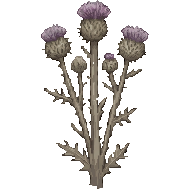
#> input picture assets/campo/concept/cardo_2.png, 190 x 190 px, given in place of cortadera_1.png, which was not available
$ python build_campo.py
#> lines starting #> are read from the running program, lines starting #| are printed output that depends on the picture; pictures that were not available may be replaced by others from this repository, and a replacement may not be noted
#!/usr/bin/env python3
"""Cuts the plants of the pampa out of their concepts, ready for the game.

SpriteCook draws them about 190 pixels tall, twice the height of a hero and
in finer pixels than the heroes are drawn in. Each is brought down to the
height it should stand at, so that one of its pixels is one of the world's,
and put back onto its own few colours so the reduction leaves no blur.

Each is then trimmed, stood on the bottom row in the middle, and given a
margin at the sides to sway into. All come out the same size: the wind that
moves them counts on it.

    python3 tools/build_campo.py
"""
from pathlib import Path
from PIL import Image

ROOT = Path(__file__).resolve().parent.parent / 'assets' / 'campo'
# How tall each kind stands, in world pixels, and the concepts it is cut from.
# A hero is about 94.
PLANTS = {
    'cortadera': (88, ['cortadera_1', 'cortadera_2', 'cortadera_3']),
    'cardo': (108, ['cardo_1', 'cardo_2', 'cardo_3']),
    'tuna': (64, ['tuna_1', 'tuna_2', 'tuna_3']),
    'maiz': (104, ['maiz_1', 'maiz_2', 'maiz_3']),
    # The trees are left as drawn, and the game shows them larger still.
    'tala': (150, ['tala_1', 'tala_2']),
    'junco': (80, ['junco_1', 'junco_2', 'junco_3']),
    # The one ombú, a landmark: drawn at this size and shown at about twice it.
    'ombu': (125, ['ombu_7']),
}
MARGIN = 8    # pixels of room at each side
COLOURS = 24  # colours a plant is put back onto


def reduced(plant: Image.Image, tall: int) -> Image.Image:
    """The plant at its standing height, in whole pixels of its own colours."""
#> called with tall = 88
    plant = plant.crop(plant.getbbox())
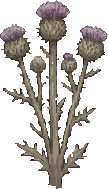
#> plant: PIL image 108x189 RGBA; mean R, G, B, A 112.2, 99.9, 90.3, 91.3; transparent parts drawn white
    if plant.height <= tall:
        return plant
    wide = max(1, round(plant.width * tall / plant.height))
#> wide = 50
    small = plant.resize((wide, tall), Image.LANCZOS)
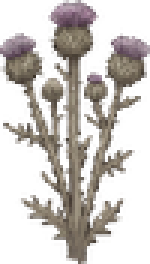
#> small: PIL image 50x88 RGBA (shown 3 times larger); mean R, G, B, A 58.6, 52, 47, 91.3; transparent parts drawn white
    # Its own colours, taken from what is solid in the original.
    solid = Image.new('RGB', plant.size)
#> solid: PIL image 108x189 RGB; every value is 0
    solid.paste(plant.convert('RGB'), mask=plant.getchannel('A').point(lambda a: 255 if a > 200 else 0))
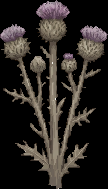
#> solid: PIL image 108x189 RGB; mean R, G, B 41.3, 36.9, 33.4
    palette = solid.quantize(COLOURS, method=Image.MEDIANCUT)
    flat = small.convert('RGB').quantize(palette=palette, dither=Image.NONE).convert('RGBA')
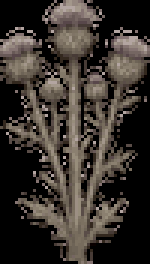
#> flat: PIL image 50x88 RGBA (shown 3 times larger); mean R, G, B, A 56.9, 50.7, 45.4, 255
    # A pixel is there or it is not: thin stems are kept rather than faded.
    flat.putalpha(small.getchannel('A').point(lambda a: 255 if a > 96 else 0))
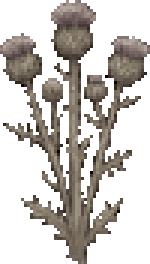
#> flat: PIL image 50x88 RGBA (shown 3 times larger); mean R, G, B, A 56.9, 50.7, 45.4, 97; transparent parts drawn white
    return flat


def chance(n: int) -> float:
    """A number from 0 up to 1, always the same for the same n."""
    return ((n * 2654435761) % 4294967296) / 4294967296


def rooted(tree: Image.Image, lift: int = 9, swell: int = 3) -> Image.Image:
    """The tree with the foot of its roots uneven, where it was drawn cut off along a straight line.

    The roots at the sides are ended higher than those in the middle, as a
    round foot is seen from above, and the line they end along rises and
    falls a little as it goes. What is left is edged in the bark's darkest,
    as the rest of the tree is, and anything cut loose from it is dropped.
    """
    import math
    tree = tree.copy()
    px, (w, h) = tree.load(), tree.size
    for x in range(w):
        side = ((x - w / 2) / (w / 2)) ** 2
        wave = math.sin(x * 0.21 + 1) + 0.6 * math.sin(x * 0.53) + 0.4 * math.sin(x * 1.1 + 2)
        for y in range(h - max(0, round(lift * side + swell * (wave + 1) / 2)), h):
            px[x, y] = (0, 0, 0, 0)
    # Only what is still joined to the trunk is kept.
    kept, edge_of = set(), [(w // 2, h // 2)]
    while edge_of:
        x, y = edge_of.pop()
        if (x, y) in kept or not (0 <= x < w and 0 <= y < h) or px[x, y][3] == 0:
            continue
        kept.add((x, y))
        edge_of += [(x + 1, y), (x - 1, y), (x, y + 1), (x, y - 1)]
    edge = min((px[x, y][:3] for x, y in kept if y > h // 2), key=sum)
    for x in range(w):
        for y in range(h):
            if px[x, y][3] and (x, y) not in kept:
                px[x, y] = (0, 0, 0, 0)
        low = max((y for y in range(h) if px[x, y][3]), default=-1)
        if low > h - lift - swell - 4:
            px[x, low] = (*edge, 255)
    return tree.crop(tree.getbbox())


# Those whose drawing came cut off along the bottom, and are given back an uneven foot.
ROOTED = {'ombu'}

cut = {}
for kind, (tall, concepts) in PLANTS.items():
    for n, concept in enumerate(concepts):
        plant = reduced(Image.open(ROOT / 'concept' / f'{concept}.png').convert('RGBA'), tall)
        cut[f'{kind}_{"abc"[n]}'] = rooted(plant) if kind in ROOTED else plant
#> pass 2 of the loop `for kind, (tall, concepts) in PLANTS.items():`:
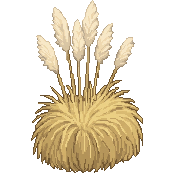
#> input picture assets/campo/concept/cortadera_2.png, 174 x 174 px, given in place of cardo_1.png, which was not available
#> plant: PIL image 112x173 RGBA
#> small: PIL image 70x108 RGBA
#> in reduced (call 4), `solid.paste(plant.convert('RGB'), mask=plant.getchannel('A').point(lam..`:
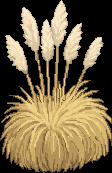
#> solid: PIL image 112x173 RGB; mean R, G, B 111.7, 96.2, 65.9
#> palette: PIL image 112x173 P
#> in reduced (call 4), `flat.putalpha(small.getchannel('A').point(lambda a: 255 if a > 96 else..`:
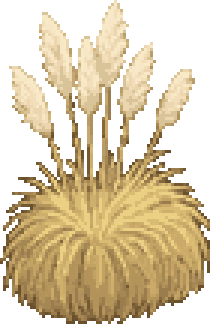
#> flat: PIL image 70x108 RGBA (shown 3 times larger); mean R, G, B, A 132.1, 112.9, 76.5, 149.3; transparent parts drawn white
#> (the run stopped early here; a loop or call above may not have finished)
